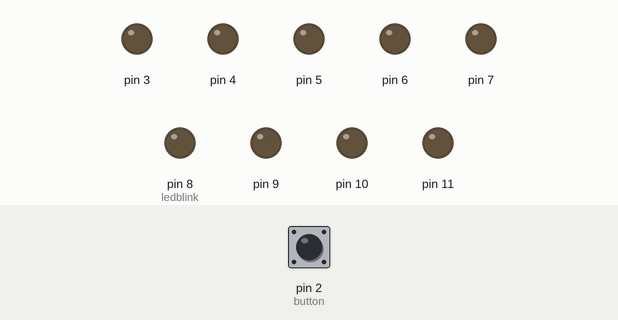
This sketch was run on a simulated Arduino Uno, built with avr-gcc and run on an emulated ATmega328P. Parts: output pins drawn as LEDs (lit = HIGH). The inputs (shaded band) are chosen by the test bench; at power-on: pin 2 (button) HIGH.

Above: at 1.2 s.
1.3 s: pin 2 (button) pulsed LOW 2 times (0.12 s each, 0.3 s apart)
At 1.61 s:
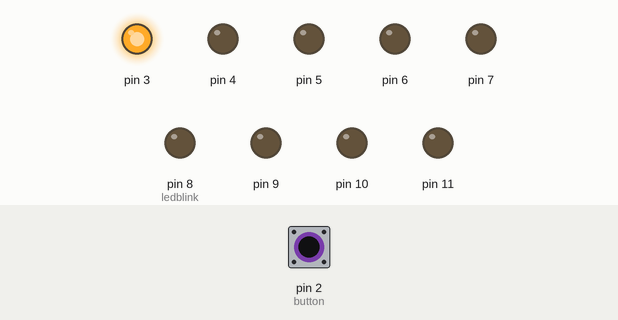
At 1.98 s:
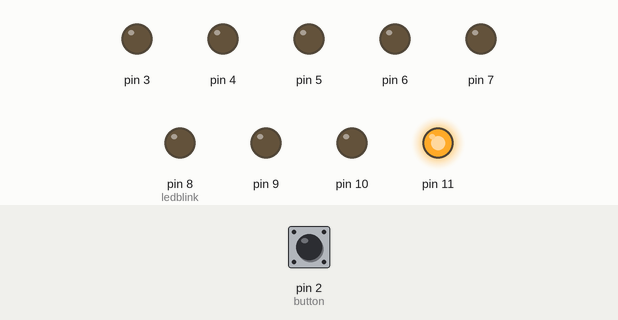
Timing chart, 0 to 4.3 s (numbered marks = the images above; inputs shaded):
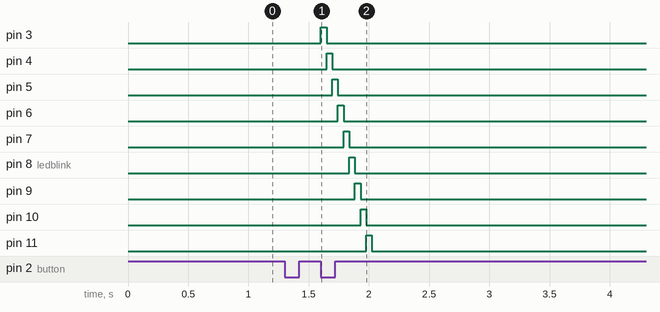

The sketch:

8.hardware_interrupt.ino
```cpp
//Made by Sujal Vasoya
//description:- made 9 led rotating when we press push button and also when we press button secound time start
//              rotating from first led

const uint8_t button=2; // Here i use contant unsign interger for 8 bit microcontroller

//Globle variable
int i=0;
int j=0;
int a=1;
void setup() {
  DDRD = B11111000; // set direction of registor pin-3 to pin 7 OUTPUT and pin-2 as INPUT
  DDRB = B00001111; // set direction of registor pin-8 to pin 11 OUTPUT

  // set pin-2 to pull-up input
  PORTD |= (1<<button);  //pull-up pin-2.

  //Low level of INT0 generates interrupt
  //EICRA &= ~(1<<ISC00);  //when ISC01 and ISC00 are 0 then = LOW level
  //EICRA &= ~(1<<ISC01); //ISC00

  EICRA = 0x01;
  EICRA = 0x02;

  //enable interrupt for INT0
  //EIMSK |=(1<<INT0);
    EIMSK = 0x01;
  //enable globle interrupt
  sei();
}

void loop()
{
}

void ledblink()
{
  for(i=0;i<=8;i++)
   {
      if(i <= 4) // when the loop rotating first PORTD pins control by this IF statment
      {
      PORTD |= (1 << i+3);  //i+3 because bit start from 3
      delay(10000);
      PORTD &= ~B11111000;  // clear the bits
      }
      if(i>=5 && i<=8) // when the loop rotating first PORTB pins control by this IF statment
      {
      PORTB |= (1 << i-5);  // i-5 because bit start from 0
      delay(10000);
      PORTB &= ~B00001111;  // clear the bits
      }
    }
}
ISR(INT0_vect) //Interrupt Service Routine
{  if(a==0)
    {
     ledblink();
     a=1;
    }
    else
    {
    a=0;
    }
}
```

Measured:
- after the input at 1.3 s, pin 3: LOW → HIGH after 0.30 s, → LOW 0.05 s later; pin 4: LOW → HIGH after 0.35 s, → LOW 0.05 s later; pin 5: LOW → HIGH after 0.40 s, → LOW 0.05 s later; pin 6: LOW → HIGH after 0.44 s, → LOW 0.05 s later; pin 7: LOW → HIGH after 0.49 s, → LOW 0.05 s later
